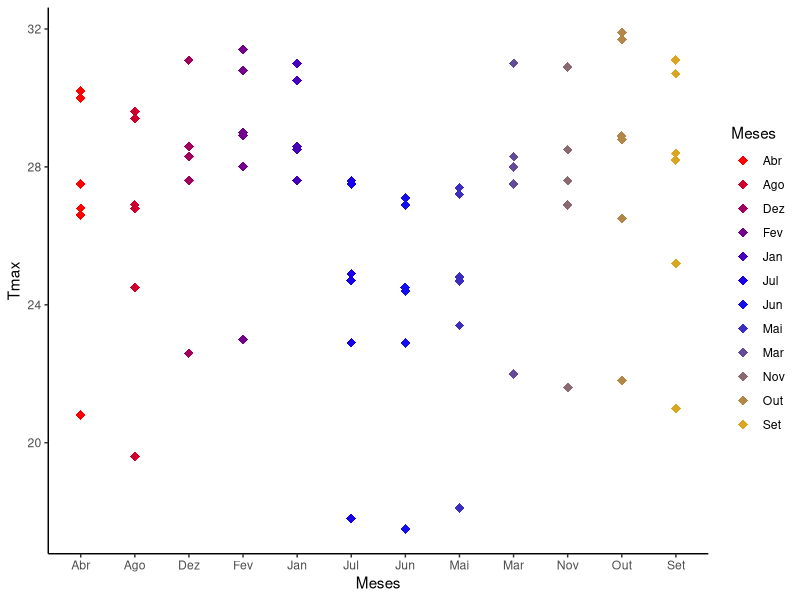
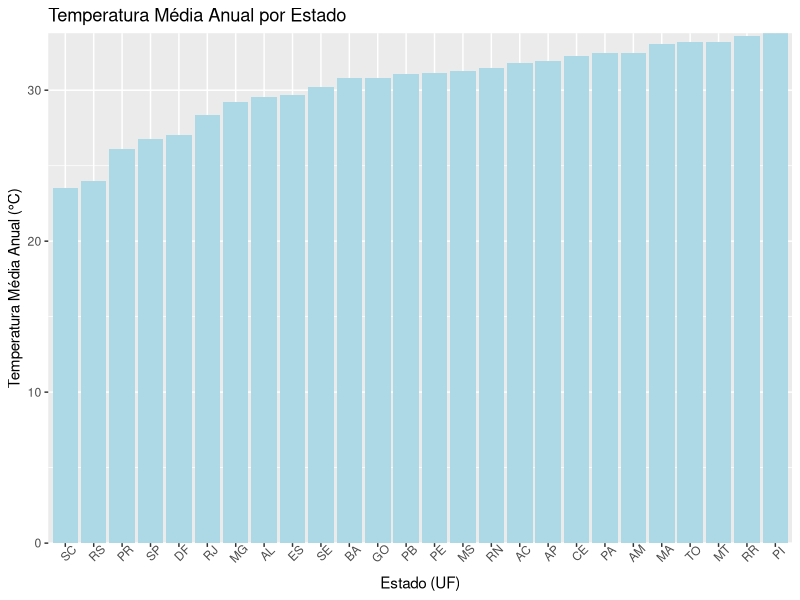

Reproduce these figures in R, in order.
## ---- chunk 1

library(readxl)
library(dplyr)
library(tidyr)
library(tidyverse)

#Normais Climatológicas (1991-2020) de Temperatura Máxima
#Mensal obtidas do INMET

dados_nc <- read_excel("dados/TMAX_INMET.xlsx")
#head(dados_nc)
str(dados_nc)

## ---- chunk 2

#dim(dados_nc)
#summary(dados_nc)
names(dados_nc)

## ---- chunk 3
#Verificar de tem valores NA
# any(is.na(dados_nc))

#Contar quantos valores NA existem no total
sum(is.na(dados_nc))

#Verificar o número de NAs por coluna
colSums(is.na(dados_nc))

#ver linhas que contêm pelo menos um NA
dados_nc  |> 
  filter(if_any(everything(), is.na))
## ---- chunk 4
# Remover valores NA

#De linhas
dados_limpos <- dados_nc  |> 
  drop_na()

#De colunas específica
dados_limpos <- dados_nc  |> 
  drop_na(Janeiro, Fevereiro)
## ---- chunk 5
#Substituir (imputar) valores NA

#Substituir NAs por zero
dados_preenchidos <- dados_nc  |> 
  mutate(across(everything(), ~replace_na(.x, 0)))

#Substituir NAs por média da variável
dados_preenchidos2 <- dados_nc  |> 
  mutate(across(where(is.numeric), ~ifelse(is.na(.), mean(., na.rm = TRUE), .)))
## ---- chunk 6

# Selecionar coluna pelo nome
# dados$UF

# Selecionar várias colunas por índice
# dados[, c(1,3)]

# Selecionar linha específica
# dados[10, ]

# Célula na linha 5, coluna 3
#dados[5, 3]

## ---- chunk 7
# Renomeando coluna
TMAX_INMET <- dados_nc |> 
  rename(
    Estacao = `Nome da Estação`,
    Jan = Janeiro,
    Fev = Fevereiro,
    Mar = Março,
    Abr = Abril,
    Mai = Maio,
    Jun = Junho,
    Jul = Julho,
    Ago = Agosto,
    Set = Setembro,
    Out = Outubro,
    Nov = Novembro,
    Dez = Dezembro
  )
TMAX_INMET
## ---- chunk 8
# Pivotando 

TMAX_longer <- 
  TMAX_INMET |> 
  dplyr::mutate(Ano = NULL) |> 
  tidyr::pivot_longer(
    cols = Jan:Dez,      
    names_to = 'Meses',  
    values_to = 'Tmax'
  )
TMAX_longer
## ---- chunk 9

# Filtrando os dados UF == SP 

TMAX_SP <- 
  TMAX_longer |> 
  dplyr::filter(UF == 'SP')

TMAX_SP
## ---- chunk 10
#FAÇA VOCÊ
# Filtrar os dados para o MA


## ---- chunk 11
# Gerando gráfico de pontos 

#Organizando ordem dos meses

# TMAX_SP <- 
#   TMAX_SP |> 
#   mutate(Meses = factor(Meses, 
#                         levels = c('Jan', 'Fev', 'Mar', 'Abr', 'Mai',
#                                    'Jun','Jul', 'Ago', 'Set', 'Out', 
#                                    'Nov', 'Dez')))

## ---- chunk 12
#| message: true
#| warning: false
paleta_cor <- colorRampPalette(c('red', 'blue', 'goldenrod'))

g1 <- ggplot(data = TMAX_SP) +
  geom_point(aes(x = Meses, y = Tmax, color = Meses),
             shape = 18, size = 3)+
  scale_color_manual(values = paleta_cor(12)) +
  theme_classic()

g1

## ---- chunk 13
#FAÇA VOCÊ
# Gerar gráfico para os dados do MA

## ---- chunk 14
#
TMAX_UF <- 
  TMAX_longer |> 
  group_by(UF) |> 
  summarise(Tmax_anual = mean(Tmax, na.rm = T))


TMAX_UF
## ---- chunk 15

ggplot(TMAX_UF, aes(x = reorder(UF, Tmax_anual),
                    y = Tmax_anual)) +
  geom_col(fill = "lightblue") +
  scale_y_continuous(expand = c(0,0)) +
  labs(title = "Temperatura Média Anual por Estado",
       x = "Estado (UF)", y = "Temperatura Média Anual (°C)") +
  theme(
    axis.text.x = element_text(angle = 45)
  )
  theme_bw()

